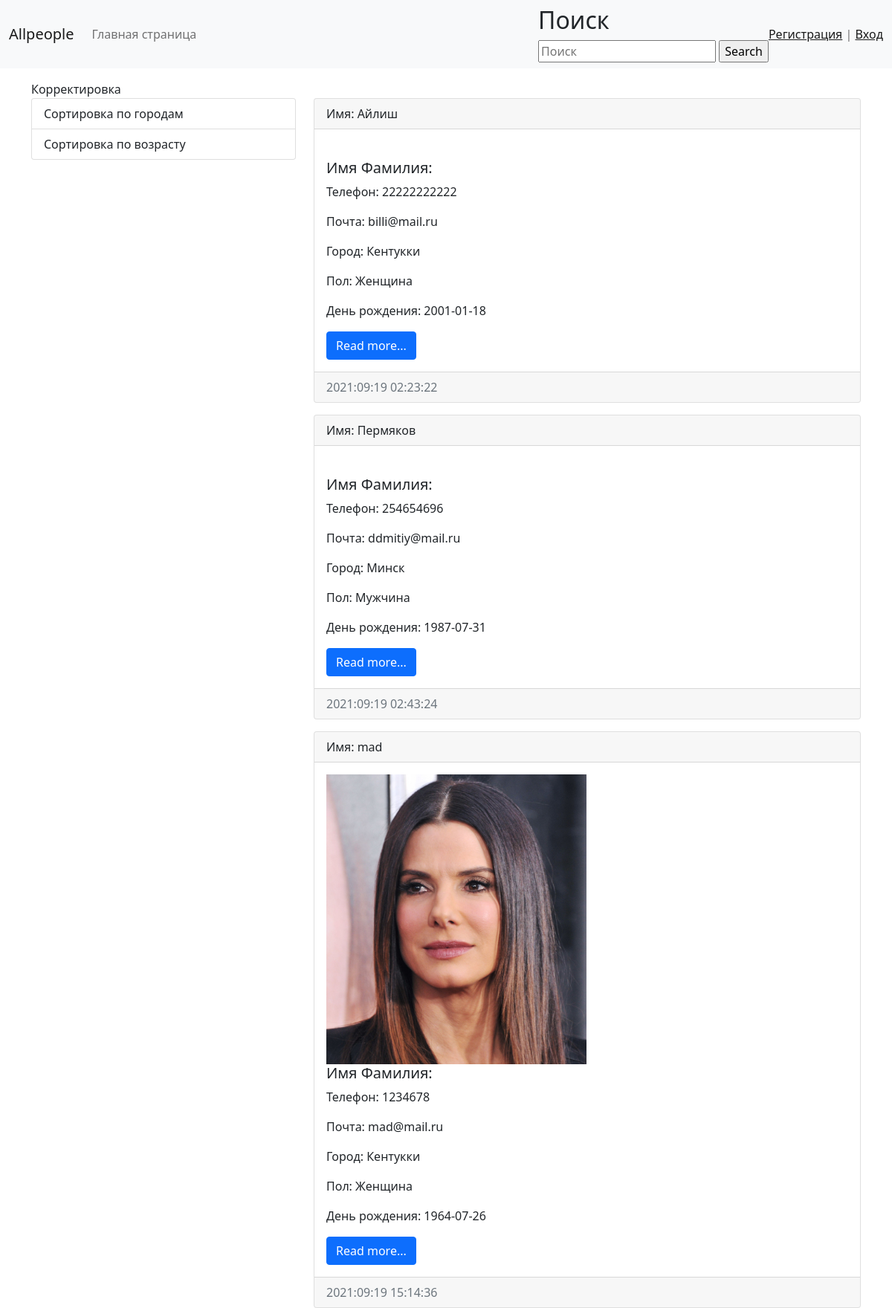
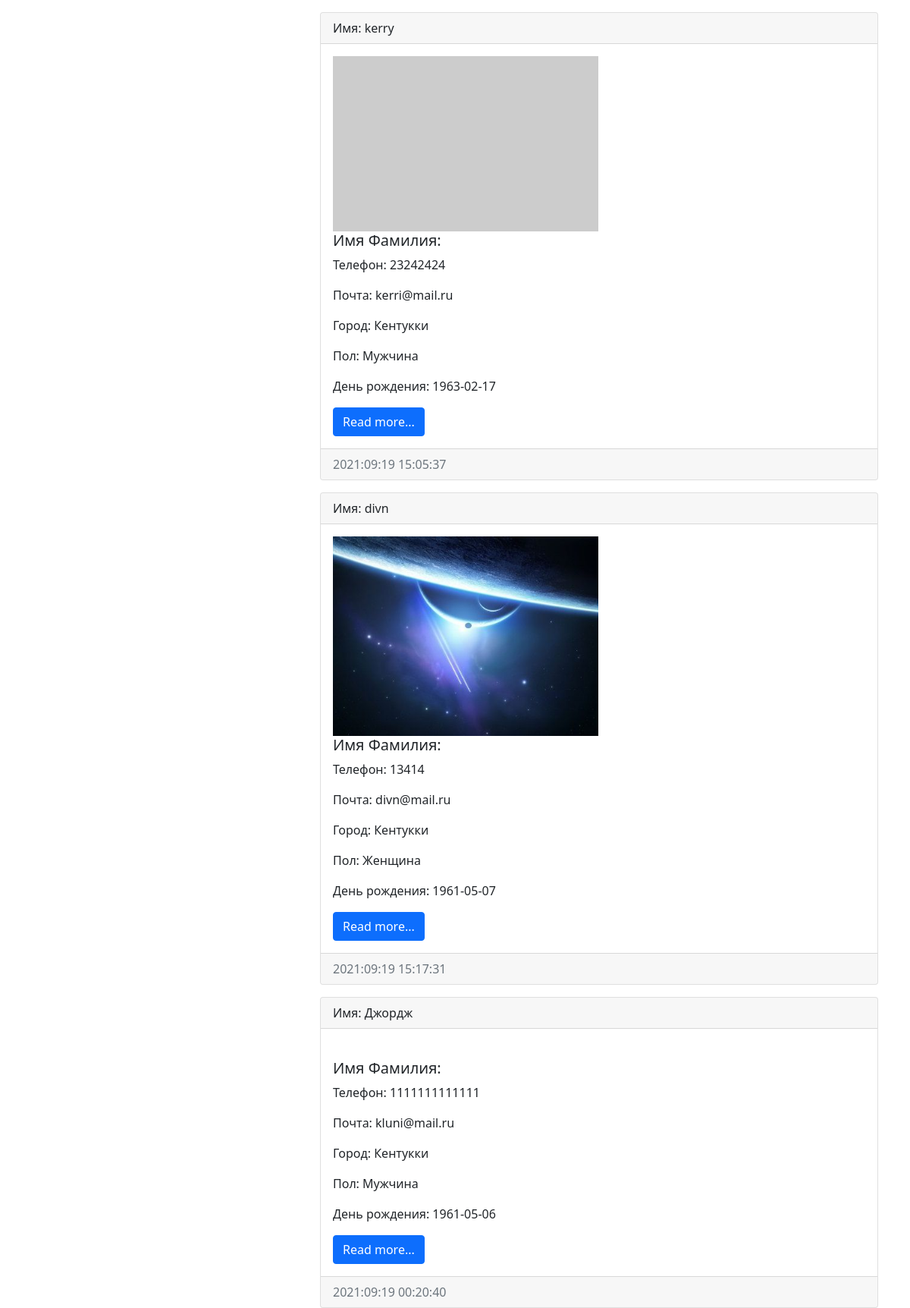
/sort_bith/ (upper part), run on the app's committed database (2 pictures, top to bottom).
### main/models.py (models this page shows)
class Person(AbstractUser):
    phone = models.PositiveIntegerField(null=True, blank=True,verbose_name='Телефон')
    city = models.ForeignKey('City',null=True, on_delete=models.CASCADE, verbose_name='Город')
    photo = models.ImageField(upload_to='image/%Y/%m/%d/', verbose_name='Фото')
    birthday = models.DateField(null=True, blank=True, verbose_name='Дата Рождения')
    created_at = models.DateTimeField(auto_now_add=True, verbose_name='Дата создания')
    gender = models.ForeignKey('Gender', on_delete=models.CASCADE, null=True, verbose_name='Пол')
    is_activated = models.BooleanField(default=True, db_index=True, verbose_name='Прошел активацию')
    send_messages = models.BooleanField(default=True, verbose_name='Слать оповещения о новых комментариях?')
    class Meta(AbstractUser.Meta):
        pass

class City(models.Model):
    city = models.CharField(null=True,max_length=100, blank=True, verbose_name='Город')
    def __str__(self):
        return self.city

class Gender(models.Model):
    gender = models.CharField(max_length=10, blank=True, verbose_name='Пол' )#choices=KINDS
    def __str__(self):
        return self.gender

### main/views.py (the view)
# urls.py: path('sort_bith/', sort_profile_bith, name='sort2'),
def sort_profile_bith(request):
    persons = Person.objects.order_by("-birthday")
    context = {'persons': persons}
    return render(request, 'main/sortbith.html', context)

### main/templates/main/sortbith.html (shortened to what this page needs)
{% extends 'main/base.html' %}
{% block profile %}
{% for item in persons %}
            <div class="card mb-3">
                <div class="card-header">
                    Имя: {{ item.name }} {{ item.last_name}}
                </div>
                <div class="card-body">
                    <div class="media">
                        {% if item.photo %}
                        <img src="{{ item.photo.url }}" alt="" width='350' class="mr-3">
                        {% else %}
                        <img src="https://picsum.photos/seed/picsum/536/354" alt="Photo" width='350' class="mr-3">
                        {% endif %}
                        <div class="media-body">
                            <h5 class="card-title">Имя Фамилия: {{item.name}} {{item.name}}</h5>
                            <p class="card-text">Телефон: {{item.phone}}</p>
                            <p class="card-text">Почта: {{item.email}}</p>
                            <p class="card-text">Город: {{item.city}}</p>
                            <p class="card-text">Пол: {{item.gender}}</p>
                            <p class="card-text">День рождения: {{item.birthday| date:'Y-m-d'}}</p>
                            <a href="#" class="btn btn-primary">Read more...</a>
                        </div>
                    </div>
                </div>
                <div class="card-footer text-muted">
                    {{item.created_at|date:"Y:m:d H:i:s"}}
                </div>
            </div>
{% endfor %}
{% endblock %}

### data on the page
Person: last_name "Айлиш", phone "22222222222", email "billi@mail.ru", city "Кентукки", gender "Женщина", birthday "2001-01-18", created_at "2021:09:19 02:23:22"
Person: last_name "Пермяков", phone "254654696", email "ddmitiy@mail.ru", city "Минск", gender "Мужчина", birthday "1987-07-31", created_at "2021:09:19 02:43:24"
Person: last_name "mad", photo (picture), phone "1234678", email "mad@mail.ru", city "Кентукки", gender "Женщина", birthday "1964-07-26", created_at "2021:09:19 15:14:36"
Person: last_name "kerry", phone "23242424", email "kerri@mail.ru", city "Кентукки", gender "Мужчина", birthday "1963-02-17", created_at "2021:09:19 15:05:37"
Person: last_name "divn", photo (picture), phone "13414", email "divn@mail.ru", city "Кентукки", gender "Женщина", birthday "1961-05-07", created_at "2021:09:19 15:17:31"
Person: last_name "Джордж", phone "1111111111111", email "kluni@mail.ru", city "Кентукки", gender "Мужчина", birthday "1961-05-06", created_at "2021:09:19 00:20:40"
